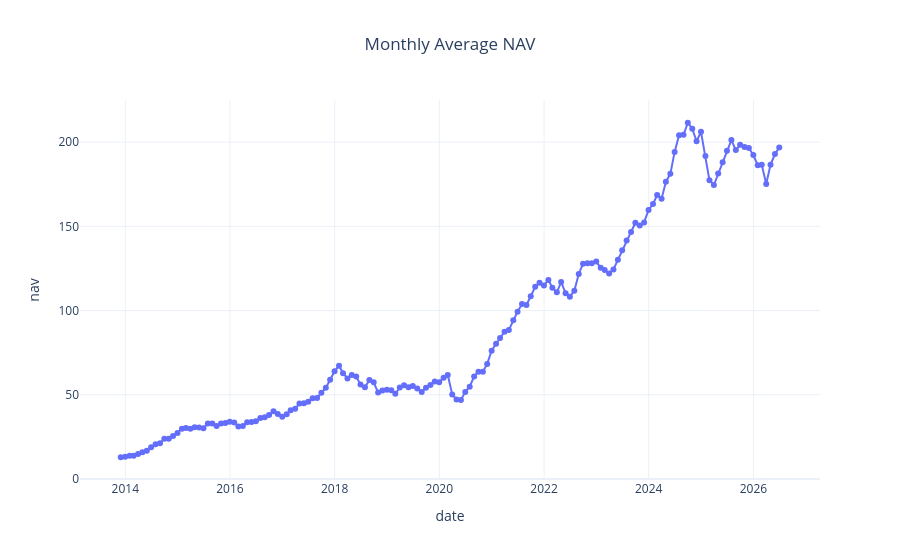

The notebook cell this image was saved under:
### Code cell
monthly_nav = (
    nav_df
    .set_index("date")
    .resample("M")
    .mean()
    .reset_index()
)

fig = px.line(
    monthly_nav,
    x="date",
    y="nav",
    title="Monthly Average NAV",
    markers=True
)

fig.update_layout(
    template="plotly_white",
    title_x=0.5
)

fig.show()

### Figure 1 — Plotly figure (JSON) as saved in the notebook; plotly's stock layout.template omitted (floating-point values rounded to 4 significant figures; data arrays with more than 128 entries replaced by an {"elided": "..."} marker saying what was removed)
{"data": [{"hovertemplate": "date=%{x}<br>nav=%{y}<extra></extra>", "legendgroup": "", "line": {"color": "#636efa", "dash": "solid"}, "marker": {"symbol": "circle"}, "mode": "lines+markers", "name": "", "orientation": "v", "showlegend": false, "type": "scatter", "x": {"elided": "152 str values"}, "xaxis": "x", "y": {"elided": "152 float values"}, "yaxis": "y"}], "layout": {"legend": {"tracegroupgap": 0}, "title": {"text": "Monthly Average NAV", "x": 0.5}, "xaxis": {"anchor": "y", "domain": [0, 1], "title": {"text": "date"}}, "yaxis": {"anchor": "x", "domain": [0, 1], "title": {"text": "nav"}}}}
